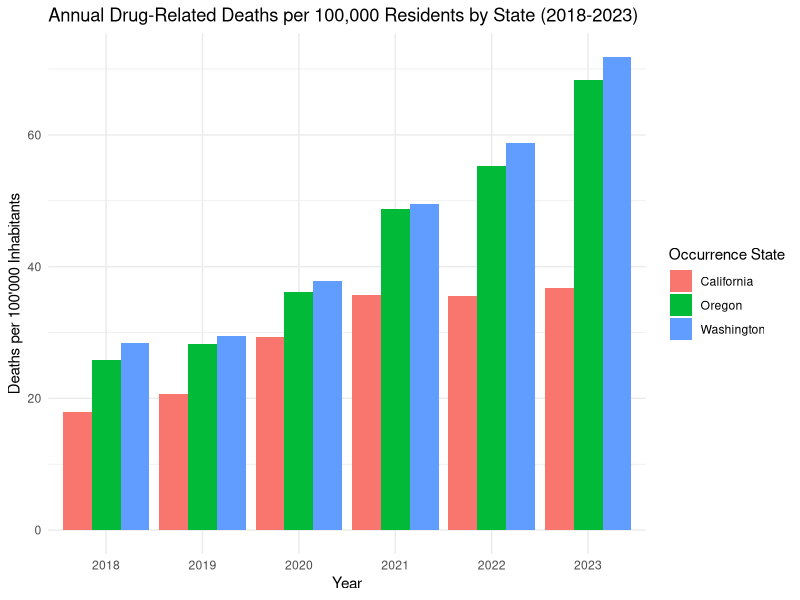
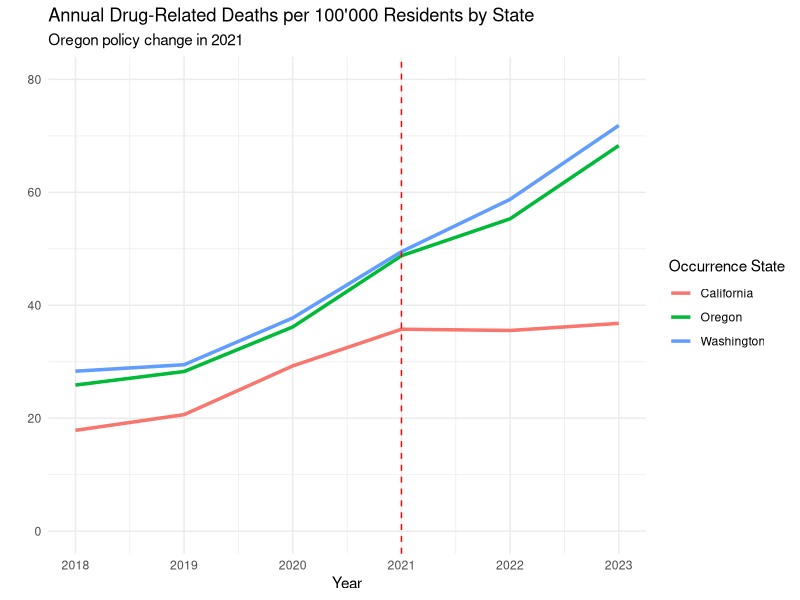
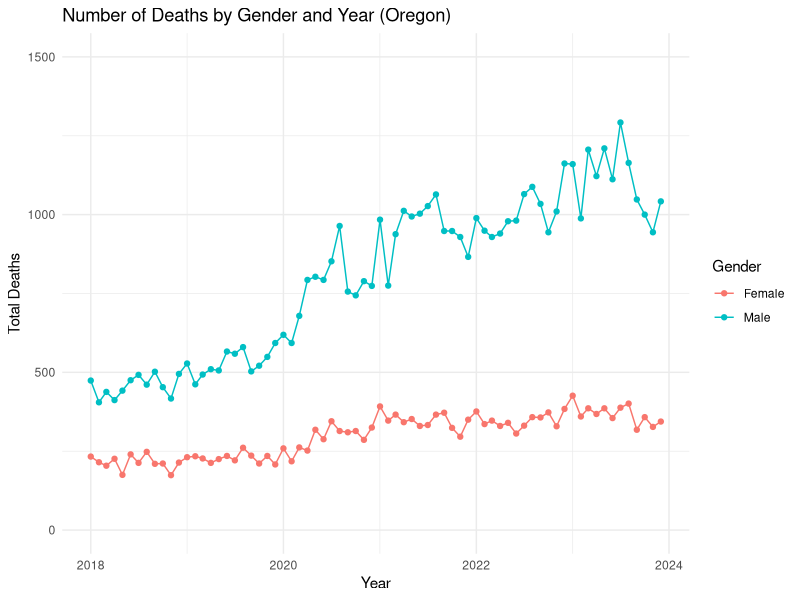
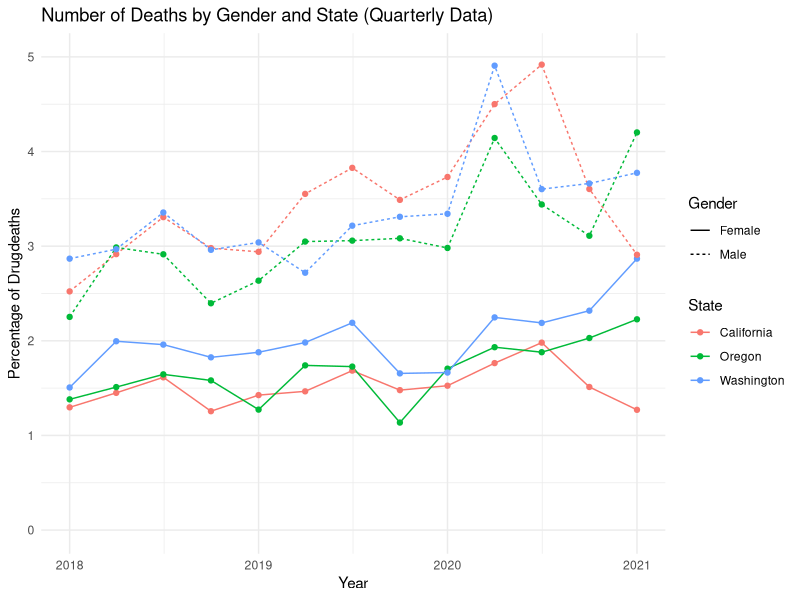
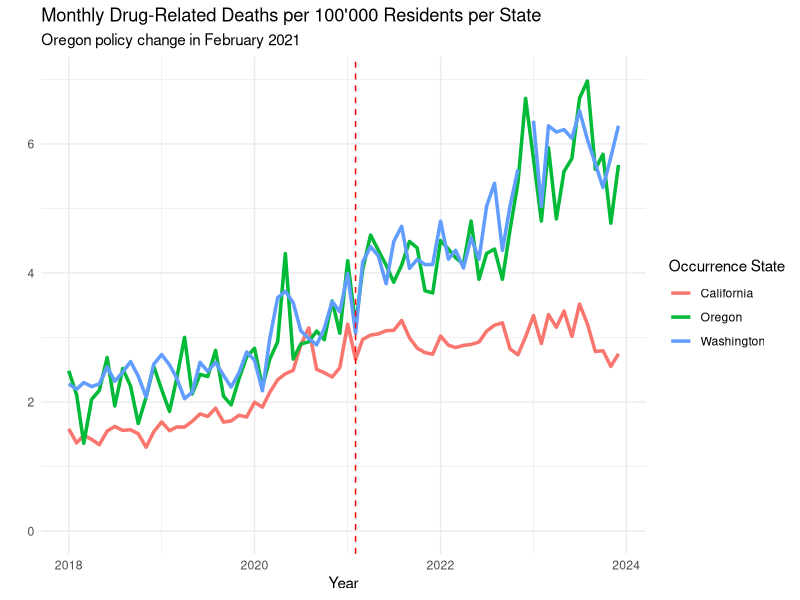
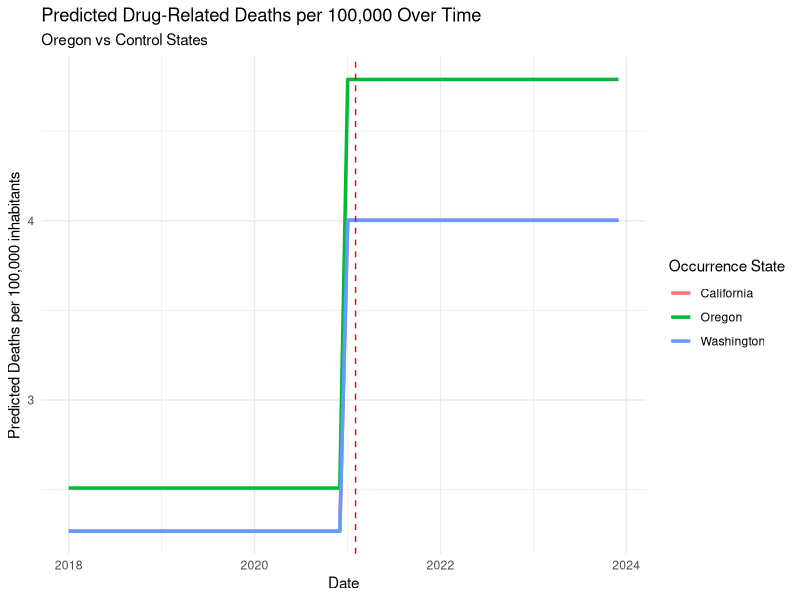
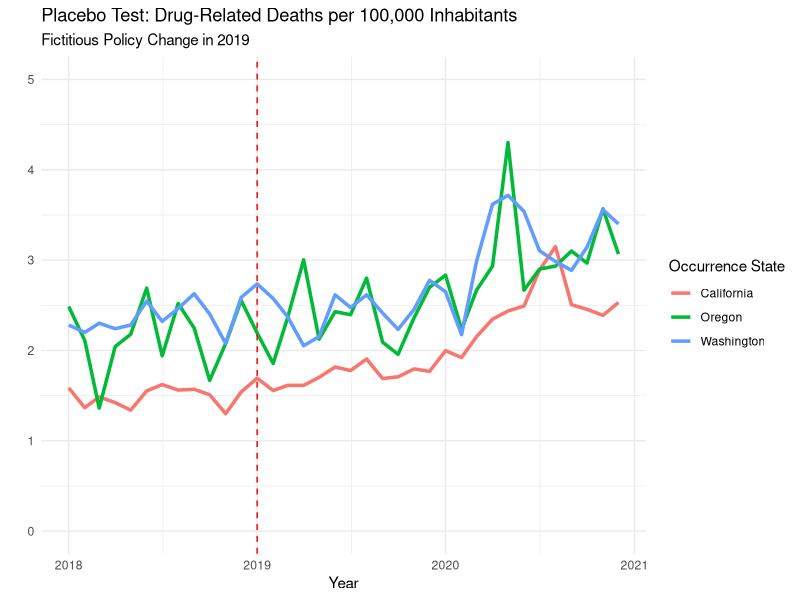
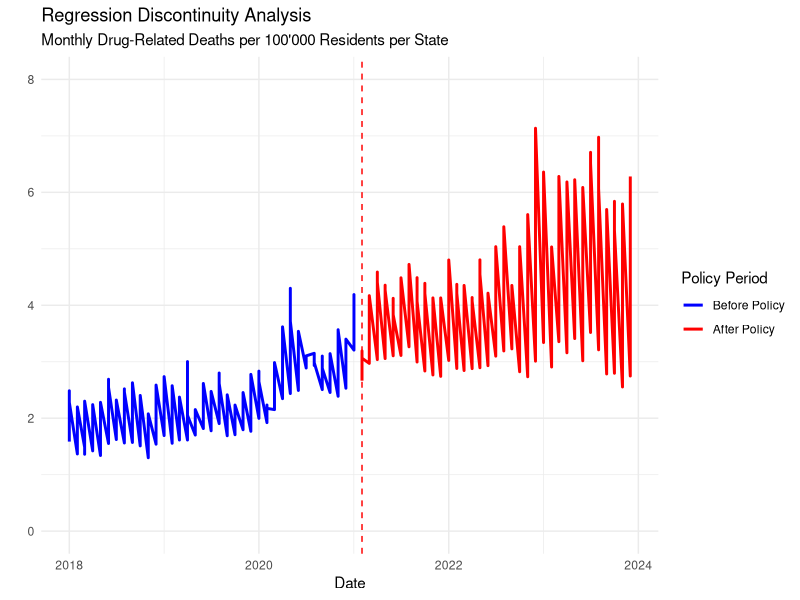

These charts were generated, in order, by the following R code:
## ---- chunk 1
knitr::opts_chunk$set(echo = TRUE)
## ---- chunk 2
library(readxl)
library(dplyr)
library(zoo)
library(lubridate)
library(ggplot2)
library(tidyr)
library(lmtest)
library(sandwich)
library(forecast)
library(plm)
  
#globally exclude code chunks from the output
knitr::opts_chunk$set(echo = FALSE)

#globally turn on caching
knitr::opts_chunk$set(cache = TRUE)

# globally turn off warnings and messages
knitr::opts_chunk$set(warning = FALSE)
knitr::opts_chunk$set(message = FALSE)

# globally set the theme for ggplot
theme_set(theme_minimal())

#setting directory
#setwd(dirname(rstudioapi::getSourceEditorContext()$path))
getwd()
## ---- chunk 3
# load the relevant part of the Data set, exclude notes starting from row 4374
Data <- read_excel("data/Drug_related_Deaths_2018-2024.xlsx", n_max = 4374)


# Overview for the Data
head(Data, 10)
str(Data)

## ---- chunk 4
# Read population data from Excel file for each region

# Load the population data from the first range (D244:M244)
population_oregon_1 <- read_excel("data/Ca_Or_Wa Population 2010-23.xlsx", 
                                  sheet = "Oregon", 
                                  range = "D244:M244", 
                                  col_names = FALSE)  

# Load the population data from the second range (Q244:T244)
population_oregon_2 <- read_excel("data/Ca_Or_Wa Population 2010-23.xlsx", 
                                  sheet = "Oregon", 
                                  range = "Q244:T244", 
                                  col_names = FALSE)  

# Combine the two data frames (horizontally) into one row
population_oregon <- cbind(population_oregon_1, population_oregon_2)

# Manually set the column names (years 2010 to 2023)
colnames(population_oregon) <- 2010:2023



# Load the population data from the first range in California
population_california_1 <- read_excel("data/Ca_Or_Wa Population 2010-23.xlsx", 
                                  sheet = "California", 
                                  range = "D487:M487", 
                                  col_names = FALSE)  

# Load the population data from the second range (Q487:T487)
population_california_2 <- read_excel("data/Ca_Or_Wa Population 2010-23.xlsx", 
                                  sheet = "California", 
                                  range = "Q487:T487", 
                                  col_names = FALSE)  

# Combine the two data frames (horizontally) into one row
population_california <- cbind(population_california_1, population_california_2)

# Manually set the column names (years 2010 to 2023)
colnames(population_california) <- 2010:2023



# Load the population data from the first range in Washington
population_washington_1 <- read_excel("data/Ca_Or_Wa Population 2010-23.xlsx", 
                                  sheet = "Washington", 
                                  range = "D286:M286", 
                                  col_names = FALSE)  

# Load the population data from the second range 
population_washington_2 <- read_excel("data/Ca_Or_Wa Population 2010-23.xlsx", 
                                  sheet = "Washington", 
                                  range = "Q286:T286", 
                                  col_names = FALSE)  

# Combine the two data frames (horizontally) into one row
population_washington <- cbind(population_washington_1, population_washington_2)

# Manually set the column names (years 2010 to 2023)
colnames(population_washington) <- 2010:2023


# Combine population data into a single data frame with an added column for state
population_data <- bind_rows(
  population_oregon %>% mutate(State = "Oregon"),
  population_washington %>% mutate(State = "Washington"),
  population_california %>% mutate(State = "California")
)


# Remove the temporary variables from the environment
rm(population_oregon_1, population_oregon_2, population_washington_1, 
   population_washington_2, population_california_1, population_california_2,
   population_oregon, population_washington, population_california)

# Convert wide format to long format
population_data <- population_data %>%
  pivot_longer(cols = -State,    # All columns except 'State'
               names_to = "year",   # The new column for years
               values_to = "population_count")  # The new column for population counts

#Convert year column to numeric
population_data$year <- as.numeric(population_data$year)  

## ---- chunk 5

# look into Dates 
unique(Data$Month)

# Delete Notes column without grepl 
Data <- Data[, !grepl("Notes", names(Data))]

# Delete Row Sep., 2024 since the data is not complete
Data <- Data[Data$Month != "Sep., 2024 (provisional and partial)", ]

# Create column Provisional (TRUE/FALSE) based on the col Month '(provisional)'
Data$Provisional <- grepl("\\(provisional\\)", Data$Month)

# Delete " (provisional)" from the Date
####Data$Month <- gsub(" \\(provisional\\)", "", Data$Month)

# Convert into Date Variable
####Data$Month <- as.yearmon(Data$Month, format = "%b., %Y")
Data <- Data %>%
  #mutate(`Month` = as.yearmon(`Month Code`, format = "%Y/%m"))
    mutate(`Month` = ym(`Month Code`))


#### look into Deaths
#### Data$Deaths

# count of "Suppressed"
sum(Data$Deaths == "Suppressed")

# Some of the numbers are "Suppressed" this means that there are between 1 and 9 cases
# To use Deaths as a number we can leave them as NA's or substitute by a random number between 1 and 9

# Set seed for reproducibility if needed
set.seed(23)  

# Replace "Suppressed" in the Death column with a random number between 1 and 9
Data$Deaths <- ifelse(Data$Deaths == "Suppressed", sample(1:9, sum(Data$Deaths == "Suppressed"), replace = TRUE), Data$Deaths)
Data$Deaths <- as.numeric(Data$Deaths)

summary(Data)
sum(Data$Deaths == "Suppressed")
# Delete all columns that end on Code, they are duplicates of the other columns
Data <- Data[, !grepl("Code$", names(Data))]

# keep one version of the Dataset with all Deaths
Data_complete <- Data

# Filters the data to only include drug-induced deaths (removes alcohol-induced and non-drug related deaths)
Data <- Data %>% filter(`UCD - Drug/Alcohol Induced` == "Drug-induced causes")

glimpse(Data)
## ---- chunk 6

# Filter the data for each complete years 2018 to 2023
Data_18_23 <- Data %>%
  filter(`Month` >= ym("2018-01") & `Month` <= ym("2023-12"))

# Group the data by occurrence state and year, then sum deaths per year
Data_18_23 <- Data_18_23 %>%
  group_by(`Occurrence State`, year = year(`Month`)) %>%
  summarise(Deaths = sum(Deaths))

# Merge the death data with population data by state and year
Data_with_population <- Data_18_23 %>%
  left_join(population_data, by = c("Occurrence State" = "State", "year" = "year"))

# Calculate deaths per 100,000 inhabitants for each year
Data_with_population <- Data_with_population %>%
  mutate(Deaths_per_100000 = (Deaths / population_count) * 100000)


# Plot the number of deaths per 10,000 inhabitants for each year and state
ggplot(Data_with_population, aes(x = factor(year), y = Deaths_per_100000, fill = `Occurrence State`)) +
  geom_bar(stat = "identity", position = "dodge") +
  labs(title = "Annual Drug-Related Deaths per 100,000 Residents by State (2018-2023)",
       x = "Year",
       y = "Deaths per 100'000 Inhabitants")


# Plot the trends over time for each state per year
ggplot(Data_with_population, aes(x = year, y = Deaths_per_100000, color = `Occurrence State`)) +
  geom_line(linewidth = 1.2) +
  geom_vline(xintercept = 2021, linetype = "dashed", color = "red") +  # Mark the policy change
  labs(title = "Annual Drug-Related Deaths per 100'000 Residents by State",
       subtitle = "Oregon policy change in 2021",
       x = "Year", y = "") +
   ylim(0, 80)   # Ensure y-axis starts at 0

## ---- chunk 7
# Prepare the data untill 2023
data_gender_year <- Data %>%
  filter(`Month` >= ym("2018-01") & `Month` <= ym("2023-12")) %>%
  select(Gender, Month, Deaths) %>%
  group_by(Gender, Month) %>%
  summarise(Total_Deaths = sum(Deaths, na.rm = TRUE)) %>%
  ungroup()

# Plot the data
ggplot(data_gender_year, aes(x = Month, y = Total_Deaths, color = Gender, group = Gender)) +
  geom_line() +
  geom_point() +
  labs(title = "Number of Deaths by Gender and Year (Oregon)",
       x = "Year",
       y = "Total Deaths",
       color = "Gender") +
       ylim(0, 1500) 

# Perform t-test for significant differences by gender 
t.test(Total_Deaths ~ Gender, data = data_gender_year)

## ---- chunk 8

# Prepare the data
#use quarterly data to make it smoother
data_Anova <- Data %>%
  filter(`Month` < ym("2021-02")) %>%
  mutate(Quarter = floor_date(as.Date(Month), "quarter")) %>%    
  select(Gender, Quarter, `Occurrence State`, Deaths) %>%
  group_by(Gender, Quarter, `Occurrence State`) %>%
  summarise(Total_Deaths = sum(Deaths, na.rm = TRUE)) %>%
  ungroup()

data_Anova$all_death <- Data_complete %>%
  filter(`Month` < ym("2021-02")) %>%
  mutate(Quarter = floor_date(as.Date(Month), "quarter")) %>%
  select(Gender, Quarter, `Occurrence State`, Deaths) %>%
  group_by(Gender, Quarter, `Occurrence State`) %>%
  summarise(Total_Deaths = sum(Deaths, na.rm = TRUE)) %>%
  ungroup() %>%
  pull(Total_Deaths)

data_Anova$DrugDeath_Percentage <- data_Anova$Total_Deaths / data_Anova$all_death *100

# Plot the data
ggplot(data_Anova, aes(x = Quarter, y = DrugDeath_Percentage, color = `Occurrence State`, linetype = Gender)) +
  geom_line() +
  geom_point() +
  labs(title = "Number of Deaths by Gender and State (Quarterly Data)",
       x = "Year",
       y = "Percentage of Drugdeaths",
       color = "State") +
        ylim(0, 5) 

# Perform ANOVA for significant differences by gender or State
data_Anova <- data_Anova %>%
  mutate(Gender = as.factor(Gender),
         `Occurrence State` = as.factor(`Occurrence State`))

# Test for effects in Gender, State and interactions
anova_model <- aov(DrugDeath_Percentage ~ Gender + `Occurrence State`, data = data_Anova)

summary(anova_model)

## ---- chunk 9

# Filter the data for each complete month in 2018 to 2023 
Data_monthly <- Data %>%
  filter(`Month` >= ym("2018-01") & `Month` <= ym("2023-12"))

# Group the data by occurrence state and month, then sum deaths per month
Data_monthly <- Data_monthly %>%
  group_by(`Occurrence State`, year = year(`Month`), month = month(`Month`)) %>%
  summarise(Deaths = sum(Deaths))


# Merge the death data with population data by state and year
Data_monthly <- Data_monthly %>%
  left_join(population_data, by = c("Occurrence State" = "State", "year" = "year"))

# Calculate deaths per 100,000 inhabitants for each year
Data_monthly <- Data_monthly  %>%
  mutate(Deaths_per_100000 = (Deaths / population_count) * 100000)


# Create 'treatment' and 'post_policy' variables
Data_monthly <- Data_monthly %>%
  mutate(
    treatment = ifelse(`Occurrence State` == "Oregon", 1, 0),  # 1 for Oregon, 0 for California/Washington
    post_policy = ifelse(year >= 2021, 1, 0),  # 1 for years 2021 and later
    interaction = treatment * post_policy  # Interaction term for DiD
  )

# Create a new date column by combining year and month
Data_monthly <- Data_monthly %>%
  mutate(date = ym(paste(year, month, sep = "-")))  # Combine year and month into a date


# Difference-in-Differences (DiD) regression model with Deaths_per_100000

did_model <- lm(Deaths_per_100000 ~ treatment + post_policy + interaction, data = Data_monthly)
summary(did_model)

# Robust standard errors to handle heteroscedasticity
coeftest(did_model, vcov = vcovHC(did_model, type = "HC1"))

## ---- chunk 10
# Plot DiD Results
# Plot the trends over time for each state
ggplot(Data_monthly, aes(x = date, y = Deaths_per_100000, color = `Occurrence State`)) +
  geom_line(linewidth = 1.2) +
  geom_vline(xintercept = as.Date("2021-02-01"), linetype = "dashed", color = "red") +  # Mark the policy change
  labs(title = "Monthly Drug-Related Deaths per 100'000 Residents per State",
       subtitle = "Oregon policy change in February 2021",
       x = "Year", y = "") +
       ylim(0, 7)


# Generate predicted values based on the model
Data_monthly$predicted <- predict(did_model, newdata = Data_monthly)

# Visualize the predicted trends
ggplot(Data_monthly, aes(x = date, y = predicted, color = `Occurrence State`)) +
  geom_line(linewidth = 1.2) +
  geom_vline(xintercept = as.Date("2021-02-01"), linetype = "dashed", color = "red") +  # Mark the policy change
  labs(title = "Predicted Drug-Related Deaths per 100,000 Over Time",
       subtitle = "Oregon vs Control States",
       x = "Date", y = "Predicted Deaths per 100,000 inhabitants")

## ---- chunk 11

# Subset data for Oregon and Washington pre Policy
oregon_data <- Data_monthly %>% filter(date >= as.Date("2018-01-01") & date <= as.Date("2021-02-01") & `Occurrence State` == "Oregon")
washington_data <- Data_monthly %>% filter(date >= as.Date("2018-01-01") & date <= as.Date("2021-02-01") & `Occurrence State` == "Washington")
california_data <- Data_monthly %>% filter(date >= as.Date("2018-01-01") & date <= as.Date("2021-02-01") & `Occurrence State` == "California")




# Calculate the correlation coefficient between the two states
correlation <- cor(oregon_data$Deaths_per_100000, washington_data$Deaths_per_100000)
coorelation_c <- cor(oregon_data$Deaths_per_100000, california_data$Deaths_per_100000)

# Print the result
correlation
coorelation_c
#Seperate DiD

# Example for DiD with only California as control
did_model_california <- lm(Deaths_per_100000 ~ treatment + post_policy + interaction, 
                           data = Data_monthly %>% filter(`Occurrence State` %in% c("Oregon", "California")))

# Example for DiD with only Washington as control
did_model_washington <- lm(Deaths_per_100000 ~ treatment + post_policy + interaction, 
                           data = Data_monthly %>% filter(`Occurrence State` %in% c("Oregon", "Washington")))

# Compare the results
summary(did_model_california)
summary(did_model_washington)
## ---- chunk 12
# Make a Difference-in-Differences model for the years 2018-2020 as a placebo test
Data_placebo <- Data_monthly %>%
  filter(date >= as.Date("2018-01-01") & date <= as.Date("2020-12-01"))

# Create 'treatment' and 'post_policy' variables for the placebo test
Data_placebo <- Data_placebo %>%
  mutate(
    treatment = ifelse(`Occurrence State` == "Oregon", 1, 0),  # 1 for Oregon, 0 for California/Washington
    post_policy = ifelse(year >= 2019, 1, 0),  # 1 for years 2019 and later
    interaction = treatment * post_policy  # Interaction term for DiD
  )

# Difference-in-Differences (DiD) model for the placebo test
did_model_placebo <- lm(Deaths_per_100000 ~ treatment + post_policy + interaction, data = Data_placebo)
summary(did_model_placebo)

# Robust standard errors for the placebo test
#coeftest(did_model_placebo, vcov = vcovHC(did_model_placebo, type = "HC1"))

# Plot the placebo test results
ggplot(Data_placebo, aes(x = date, y = Deaths_per_100000, color = `Occurrence State`)) +
  geom_line(linewidth = 1.2) +
  geom_vline(xintercept = as.Date("2019-01-01"), linetype = "dashed", color = "red") +  # Mark the placebo policy change
  labs(title = "Placebo Test: Drug-Related Deaths per 100,000 Inhabitants",
       subtitle = "Fictitious Policy Change in 2019",
       x = "Year", y = "") + ylim(0, 5)

## ---- chunk 13
# Regression Discontinuity Analysis: To further validate the DiD results


# Create a binary variable for the policy change
Data_RD <- Data_monthly %>%
  mutate(policy_change = ifelse(date >= as.Date("2021-02-01"), 1, 0))

# Fit a regression model to estimate the effect of the policy change
rd_model <- lm(Deaths_per_100000 ~ policy_change, data = Data_RD)
summary(rd_model)

# Robust standard errors to handle heteroscedasticity
coeftest(rd_model, vcov = vcovHC(rd_model, type = "HC1"))


# Plot the regression discontinuity analysis
ggplot(Data_RD, aes(x = date, y = Deaths_per_100000, color = as.factor(policy_change))) +
  geom_line(linewidth = 1) +
  geom_vline(xintercept = as.Date("2021-02-01"), linetype = "dashed", color = "red") +  # Mark the policy change
  
  # Custom color for before and after policy
  scale_color_manual(values = c("0" = "blue", "1" = "red"), labels = c("Before Policy", "After Policy")) +
  
  # Custom labels and title
  labs(title = "Regression Discontinuity Analysis",
       subtitle = "Monthly Drug-Related Deaths per 100'000 Residents per State",
       x = "Date", y = "", 
       color = "Policy Period") +  # Custom legend title
  # Ensure y-axis starts at 0
  ylim(0, 8)
## ---- chunk 14
# Filter the data for Oregon and clean it
data_oregon <- Data %>%
  filter(`Occurrence State` == "Oregon") %>%
  mutate(Deaths = as.numeric(Deaths),    # Convert Deaths to numeric
         date = as.Date(paste0(Month, "-01")))  # Create a proper date column

# Create a time series object for Oregon deaths
ts_oregon <- ts(data_oregon$Deaths, start = c(2018, 1), frequency = 12)

# Split the data for training (2018-2022) and validation (2023)
train_ts <- window(ts_oregon, end = c(2022, 12))
valid_ts <- window(ts_oregon, start = c(2023, 1), end = c(2023, 12))

# Fit an ARIMA model (or other model)
arima_model <- auto.arima(train_ts)

# Forecast for the validation period (2023-2024)
forecast_2023_2024 <- forecast(arima_model, h = 12)

# Plot the forecast against the actual validation data
plot(forecast_2023_2024)
lines(valid_ts, col = "red")  # Add the actual data for comparison
legend("topright", legend = c("Forecast", "Actual Data"), col = c("blue", "red"), lty = 1)

# compute the accuracy of the model
accuracy(forecast_2023_2024, valid_ts)

# After validating the model, forecast for 2025
forecast_2025 <- forecast(arima_model, h = 24)

# Plot the forecast for 2025
plot(forecast_2025, main = "Forecast for Drug-Related Deaths in Oregon (2025)",
     xlab = "Year", ylab = "Deaths per 100,000 inhabitants")+  ylim(0, 52)
lines(valid_ts, col = "red")  # Add the actual data for comparison
